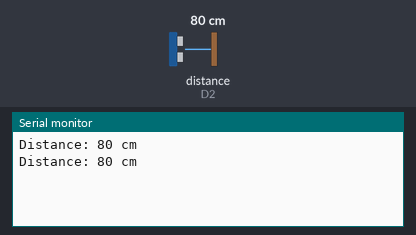
A sketch run on a simulated ESP8266 (NodeMCU). On the bench: the last lines printed to the serial monitor. Wiring (inferred from the names in the program): ultrasonic range finder: trigger D1; echo D2. The test bench sets the inputs (shaded band); at power-on: distance to the obstacle (sensor on D2) 80 cm. The echo pulse lasts 58.3 µs per cm.

Above: at 1.8 s.
1.9 s: distance to the obstacle (sensor on D2) set to 2 cm
At 2.8 s:
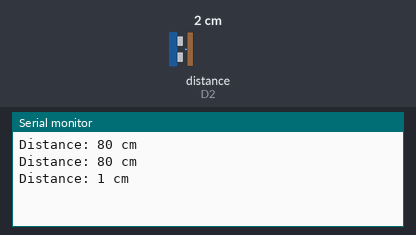
3.4 s: distance to the obstacle (sensor on D2) set to 4 cm
At 4.4 s:
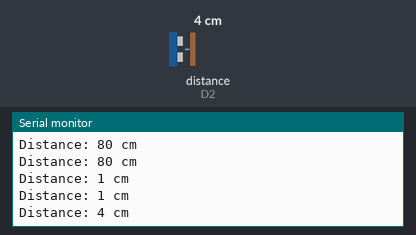
Timing chart, 0 to 6.4 s (numbered marks = the images above; inputs shaded):
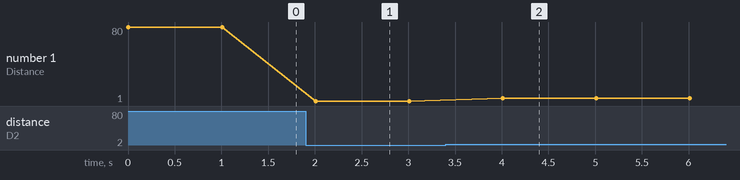

Measured:
- after the input at 1.9 s, the serial monitor: prints a new line after 0.11 s (image 1)
- after the input at 3.4 s, the serial monitor: prints a new line after 0.61 s (image 2)
- plotted number 1: 80 → 1 after the input at 1.9 s, 1 → 4 after the input at 3.4 s

The sketch:

ultrasonic_distance.ino
```cpp
/*
* Ultrasonic sensor distance measuring with ESP8266MOD (with 5v)
*
* This code is for using an ultrasonic sensor (HC-SR04) to measure distance.
* In this example I've used the ESP8266MOD, because my mod version of the ESP8266 has 5v.
* The ultrasonic sensor HC-SR04 supposedly has a wide range of operating voltage,
* but most seem to have difficulty getting it to work with 3.3v. If you want to use
* an ultrasonic sensor with the standard ESP8266 (3.3v), you can use a logic level
* converter to do the same thing. I haven't tried this specifically, but there are
* many tutorials online (two examples linked in README.md)
*
*/

// Define pin connections
#define TRIGGER D1
#define ECHO    D2

// Define variables
long duration, distance;            // Variables for calculating distance
const int MEASURE_INTERVAL = 1000;  // Interval between each distance measurement

void setup() {
  Serial.begin (115200);
  pinMode(TRIGGER, OUTPUT);
  pinMode(ECHO, INPUT);
}

void loop() {
  // Clear the trigger pin
  digitalWrite(TRIGGER, LOW);
  delayMicroseconds(2);

  // Set the trigger pin on HIGH state for 10 micro seconds
  digitalWrite(TRIGGER, HIGH);
  delayMicroseconds(10);
  digitalWrite(TRIGGER, LOW);

  // Read the echo pin, return the sound wave travel time in microseconds
  duration = pulseIn(ECHO, HIGH);
  // Calculate the distance
  distance = (duration/2) / 29.1;

  // Output the distance on the Serial Monitor
  Serial.print("Distance: ");
  Serial.print(distance);
  Serial.println(" cm");

  // Delay loop for given interval
  delay(MEASURE_INTERVAL);
}
```
